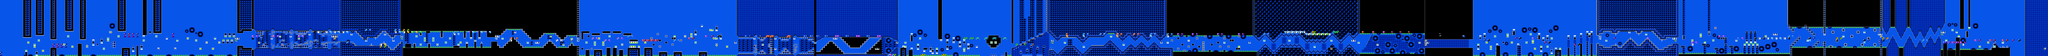

The image is a tile-based game level rendered from a .tmx file. Its description and source (layers, tilesets, objects; grid data summarised) follow:
An orthogonal 976x27 tile map with 16x16 px tiles, 2 tile layers (SP, ...), 2 tilesets.

<map version="1.10" tiledversion="1.11.2" orientation="orthogonal" renderorder="right-down" width="976" height="27" tilewidth="16" tileheight="16" infinite="0" nextlayerid="3" nextobjectid="1">
 <editorsettings>
  <chunksize width="16" height="27" />
  <export target="toe2.csv" format="csv" />
 </editorsettings>
 <tileset firstgid="1" name="famidash" tilewidth="16" tileheight="16" tilecount="256" columns="16">
  <image source="../../../GRAPHICS/famidash.bmp" width="256" height="256" />
 </tileset>
 <tileset firstgid="257" name="sprites" tilewidth="16" tileheight="16" tilecount="256" columns="16">
  <image source="../../../GRAPHICS/sprites.png" width="256" height="256" />
 </tileset>
 <layer id="1" width="976" height="27">
  <data>[26352 cells, 26352 non-empty, 150 distinct tile ids]</data>
 </layer>
 <layer id="2" name="SP" width="976" height="27">
  <data>[26352 cells, 539 non-empty, 77 distinct tile ids]</data>
 </layer>
</map>
